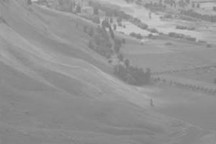
%> input picture 2-1.jpg, 216 x 144 px
$ octave script2_attempt1.m   (GNU Octave 9; MATLAB toolbox functions it lacks are replaced by stand-ins)
%> lines starting %> are read from the running program, lines starting %| are printed output that depends on the picture
clear all;
clc;
I = imread("2-1.jpg");
%> I is the input picture: size 144x216x3 uint8; min 118, max 203, mean 147.5
disp(size(I,3));
%| 3
I_new = zeros(size(I),'uint8')
for i=1:size(I,3)
    I_temp = I(:,:,i);
    rmin = min(I_temp(:));
    rmax = max(I_temp(:));

    % TIPE 2 (TAPI GAK JALAN :c)
    %m = 255./(rmax-rmin);
    %c = 255 - m*rmax;
    %I_new(:,:,i) = m*I(:,:,i) + c;

    % Akhirnya pake yang tipe 1 karena yang tipe 2 for some reason selalu
    % ngasih warana putih... (TBH yang dari bapaknya juga sama sih...)
    I_new(:,:,i) = (I_temp - rmin).*(255./(rmax - rmin));
end
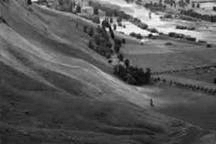
%> I_new: size 144x216x3 uint8; min 0, max 255, mean 88.5


show_img_hist(I);
%> in show_img_hist, `R=imhist(image_matrix(:,:,1));`: R = 256 values, max 1553 at index 138, min 0 at index 1, mean 121.5
%> in show_img_hist, `G=imhist(image_matrix(:,:,2));`: G has the same summary as R
%> in show_img_hist, `B=imhist(image_matrix(:,:,3));`: B has the same summary as R
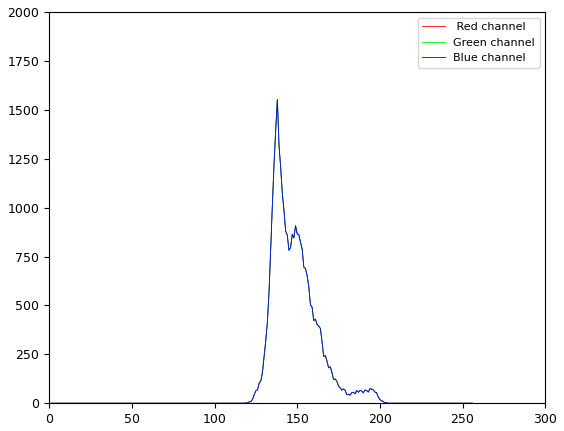
%> figure redrawn from the program's plot data; curve peaks at x = 138, y = 1553
show_img_hist(I_new);
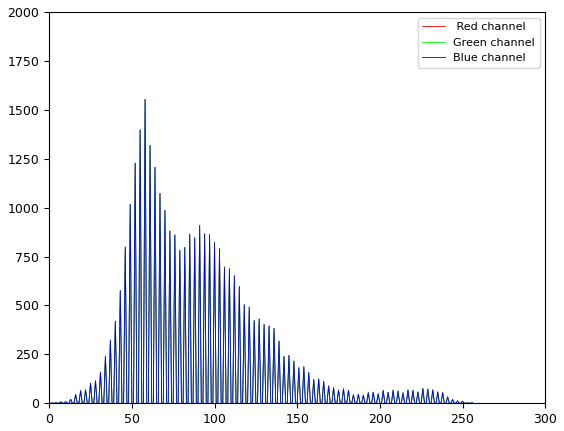
%> figure redrawn from the program's plot data; curve peaks at x = 58, y = 1553
%figure,imshow(I);
%figure,imhist(I);
%figure,imshow(I_new);
%figure,imhist(I_new);


function show_img_hist(image_matrix)
    figure,imshow(image_matrix);
    if size(image_matrix,3) == 3
        R=imhist(image_matrix(:,:,1));
        G=imhist(image_matrix(:,:,2));
        B=imhist(image_matrix(:,:,3));
        figure, plot(R,'r')
        hold on, plot(G,'g')
        plot(B,'b'), legend(' Red channel','Green channel','Blue channel');
        hold off,
    else
        figure,imhist(image_matrix);
    end
end

$ run again, with 1-2.jpg copied over 2-1.jpg
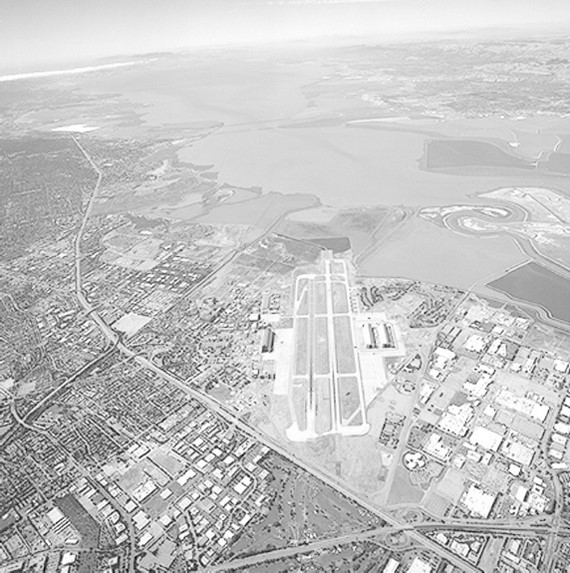
%> input picture 1-2.jpg, 570 x 573 px
%> I is the input picture: size 573x570x3 uint8; min 2, max 255, mean 196.2
%| 3
%> R = 256 values, max 6994 at index 216, min 0 at index 1, mean 1275.8
%> G has the same summary as R
%> B has the same summary as R
%> `show_img_hist(I);`:
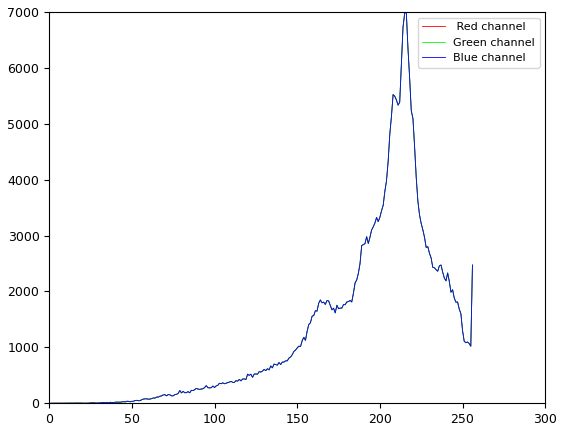
%> figure redrawn from the program's plot data; curve peaks at x = 216, y = 6994
%> `show_img_hist(I_new);`:
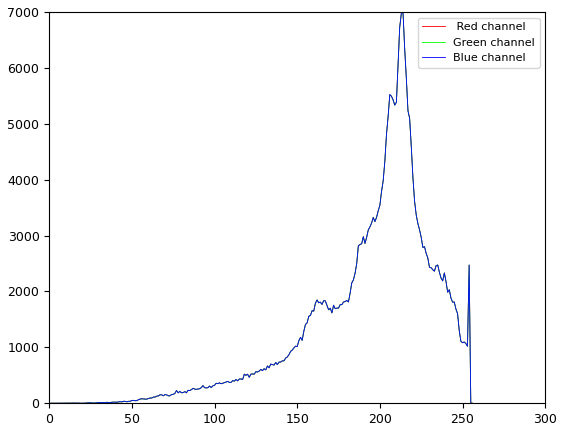
%> figure redrawn from the program's plot data; curve peaks at x = 214, y = 6994

$ run again, with 1-3.jpg copied over 2-1.jpg
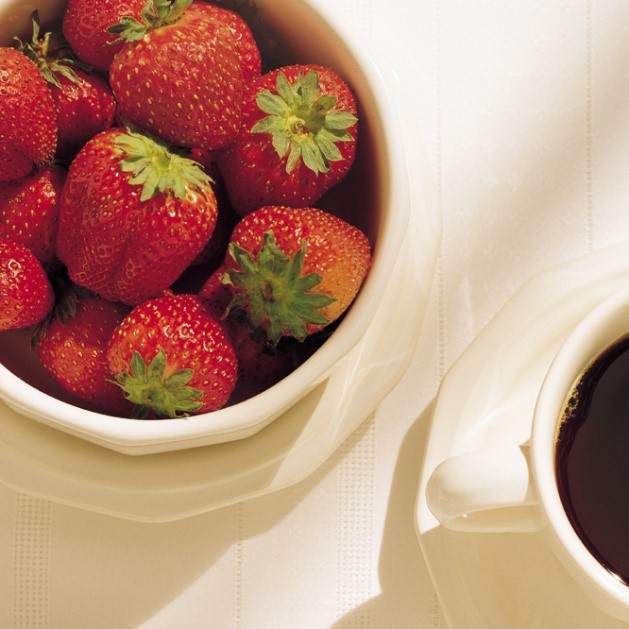
%> input picture 1-3.jpg, 629 x 629 px
%> I is the input picture: size 629x629x3 uint8; mean R, G, B 185.5, 145, 125.6
%| 3
%> the loop `for i=1:size(I,3)` made 3 passes
%> pass 1, `I_temp = I(:,:,i);`:
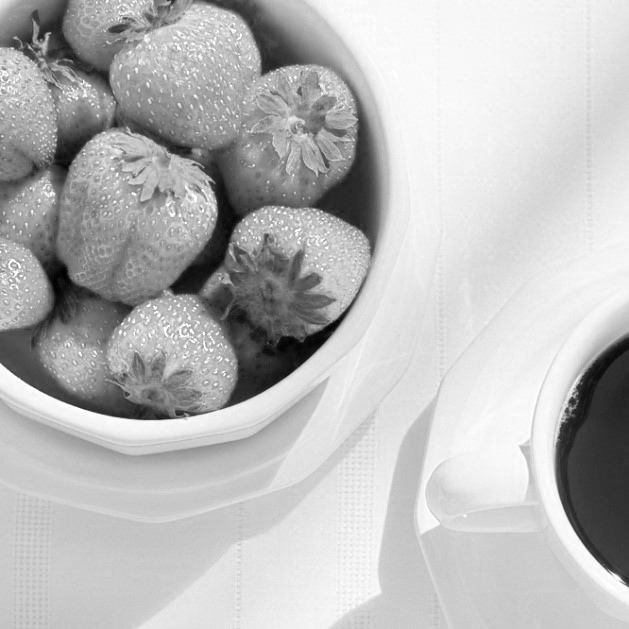
%> I_temp: size 629x629 uint8; min 0, max 255, mean 185.5
%> R = 256 values, max 8084 at index 204, min 20 at index 1, mean 1545.5
%> G = 256 values, max 6660 at index 176, min 20 at index 256, mean 1545.5
%> B = 256 values, max 6349 at index 36, min 1 at index 255, mean 1545.5
%> `show_img_hist(I);`:
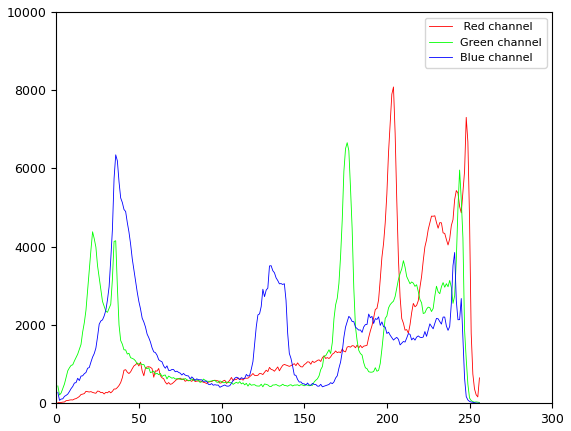
%> figure redrawn from the program's plot data; curve peaks at x = 204, y = 8084; curve peaks at x = 176, y = 6660; curve peaks at x = 36, y = 6349

$ run again, with 1-4.jpg copied over 2-1.jpg
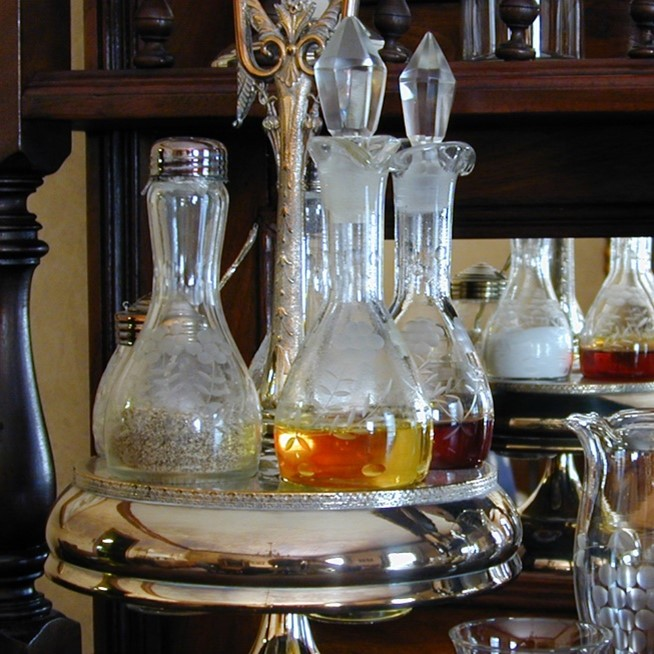
%> input picture 1-4.jpg, 654 x 654 px
%> I is the input picture: size 654x654x3 uint8; mean R, G, B 91, 84, 75.8
%| 3
%> the loop `for i=1:size(I,3)` made 3 passes
%> pass 1, `I_temp = I(:,:,i);`:
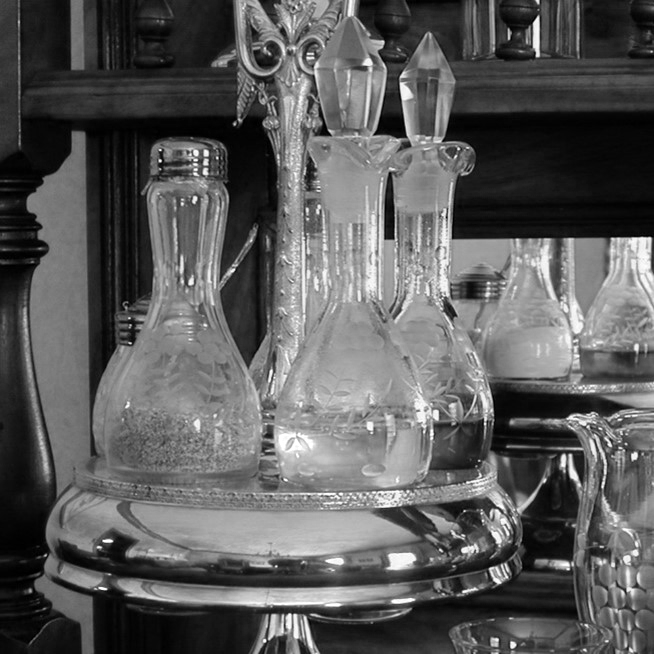
%> I_temp: size 654x654 uint8; min 0, max 255, mean 91
%> R = 256 values, max 4913 at index 9, min 25 at index 254, mean 1670.8
%> G = 256 values, max 7451 at index 16, min 183 at index 235, mean 1670.8
%> B = 256 values, max 10172 at index 11, min 211 at index 237, mean 1670.8
%> `show_img_hist(I);`:
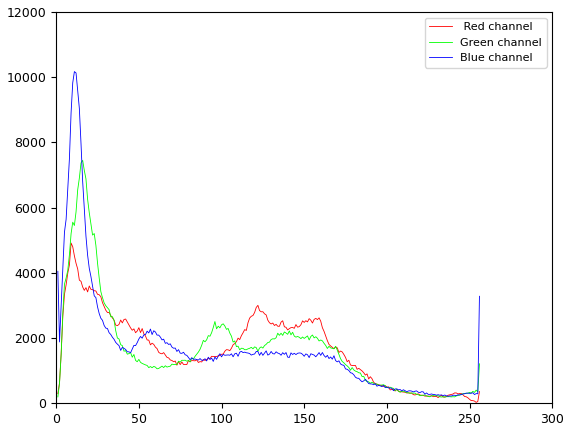
%> figure redrawn from the program's plot data; curve peaks at x = 9, y = 4913; curve peaks at x = 16, y = 7451; curve peaks at x = 11, y = 10172
